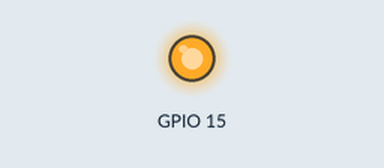
Recording of a sketch running on a simulated ESP32. On the bench: output pins drawn as LEDs (lit = HIGH). WiFi joins after 1.5 s; servers stay silent unless stated; what the sketch prints to the serial monitor is not drawn.

Above: at 0.1 s.
Timing chart, 0 to 1.8 s (numbered marks = the images above):
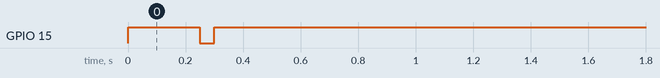

The sketch:

esp32.mini.ETH.w5500.210202.ino
```cpp
#include    <Arduino.h>
#include    <SPI.h>
#include    <Ethernet.h>
#include <EthernetUdp.h>

#define     ETH_RST        15 // 17  // 4
#define     ETH_CS          5
#define     ETH_SCLK       18
#define     ETH_MISO       19  //23
#define     ETH_MOSI       23  //19


uint8_t mac[] = {
    0xDE, 0xAD, 0xBE, 0xEF, 0xFE, 0xED
};


// Initialize the Ethernet client library
// with the IP address and port of the server
// that you want to connect to (port 80 is default for HTTP):
EthernetClient client;
IPAddress ip,ipr;  // local and remote IP
IPAddress myip(192,168,1,99);
char cbuff[32];

EthernetUDP Udp;

// if you don't want to use DNS (and reduce your sketch size)
// use the numeric IP instead of the name for the server:
//IPAddress server(217,160,223,214);  // numeric IP for Google (no DNS)
//char server[] = "www.google.com";    // name address for Google (using DNS)
char server[] = "www.smartcomputerlab.org";    // name address for smartcomputerlab (using DNS)

// Variables to measure the speed
unsigned long beginMicros, endMicros;
unsigned long byteCount = 0;
bool printWebData = true;  // set to false for better speed measurement


void ethernetReset(const uint8_t resetPin)
{
    pinMode(resetPin, OUTPUT);
    digitalWrite(resetPin, HIGH);
    delay(250);
    digitalWrite(resetPin, LOW);
    delay(50);
    digitalWrite(resetPin, HIGH);
    delay(350);
}


void setup()
{
    Serial.begin(9600);

    Serial.println("ESP32 W5500 Start");

    SPI.begin(ETH_SCLK, ETH_MISO, ETH_MOSI);
    ethernetReset(ETH_RST);
    Ethernet.init(ETH_CS);
    Serial.println("Starting ETH connection...");

    Ethernet.begin(mac,myip);

//    if (Ethernet.begin(mac) == 0) {
//       Serial.println("Failed to configure Eth using DHCP");
//
//
//        if (Ethernet.hardwareStatus() == EthernetNoHardware) {
//          Serial.println("Eth shield was not found.");
//
//        } else if (Ethernet.linkStatus() == LinkOFF) {
//          Serial.println("Eth cable is not connected.");
//
//        }
//        // no point in carrying on, so do nothing forevermore:
//        while (true) {
//            delay(1);
//        }
//    }


    Serial.print("Ethernet IP is: ");
    ip = Ethernet.localIP();memset(cbuff,0x00,32);
    sprintf(cbuff,"%3.3u.%3.3u.%3.3u.%3.3u",ip[0],ip[1],ip[2],ip[3]);
    Serial.println(ip);

     Udp.begin(8888);

     Udp.beginPacket(ip, 8888);
     Udp.write("acknowledged");
     Udp.endPacket();


    // give the Ethernet shield a second to initialize:
//    delay(1000);
//    Serial.print("connecting to ");
//    Serial.print(server);
//    Serial.println("...");
//
//    // if you get a connection, report back via serial:
//    if (client.connect(server, 80)) {
//        Serial.print("connected to ");
//        ipr=client.remoteIP();
//
//        Serial.println(ipr);
//        sprintf(cbuff,"%3.3u.%3.3u.%3.3u.%3.3u",ipr[0],ipr[1],ipr[2],ipr[3]);
//        // Make a HTTP request:
//        client.println("GET / HTTP/1.1");
//        //client.println("Host: www.bing.com");
//        client.println("Host: www.smartcomputerlab.org");
//        client.println("Connection: close");
//        client.println();
//    } else {
//        // if you didn't get a connection to the server:
//        Serial.println("connection failed");
//    }
//    beginMicros = micros();

}

void loop()
{
// if there are incoming bytes available
    // from the server, read them and print them:
    int len = client.available();
    if (len > 0) {
        byte buffer[80];
        if (len > 80) len = 80;
        client.read(buffer, len);
        if (printWebData) {
            Serial.write(buffer, len); // show in the serial monitor (slows some boards)
        }
        byteCount = byteCount + len;
    }

    // if the server's disconnected, stop the client:
    if (!client.connected()) {
        endMicros = micros();
        Serial.println();
        Serial.println("disconnecting.");
        client.stop();
        Serial.print("Received ");
        Serial.print(byteCount);
        sprintf(cbuff,"bytes=%d\n",byteCount);
        Serial.print(" bytes in ");
        float seconds = (float)(endMicros - beginMicros) / 1000000.0;
        Serial.print(seconds, 4);
        float rate = (float)byteCount / seconds / 1000.0;
        Serial.print(", rate = ");
        Serial.print(rate);
        Serial.print(" kbytes/second");
        Serial.println();
        sprintf(cbuff,"KB/s=%3.3f\n",rate);

        // do nothing forevermore:
        while (true) {
            delay(1);
        }
    }
}
```
